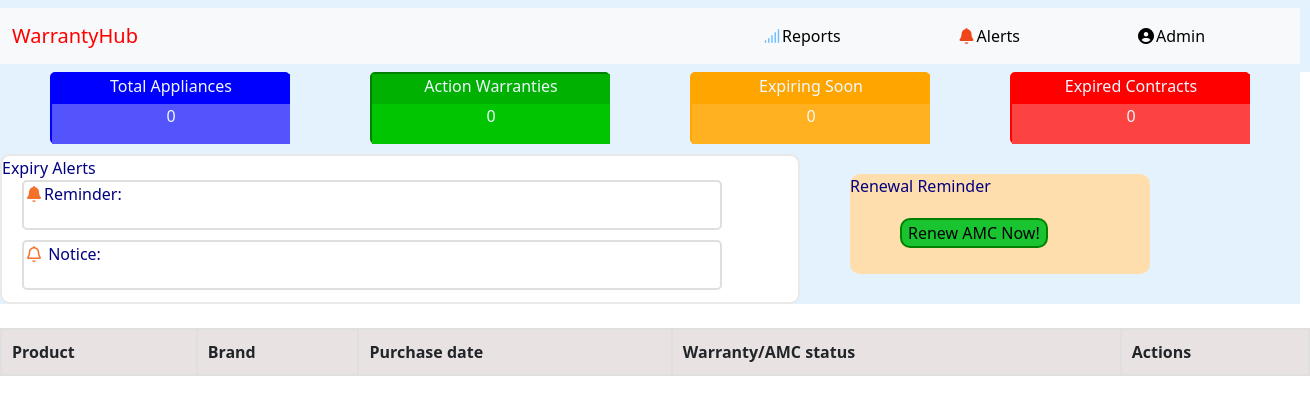
Page /users/main/ (signed in) on the earlier database version.
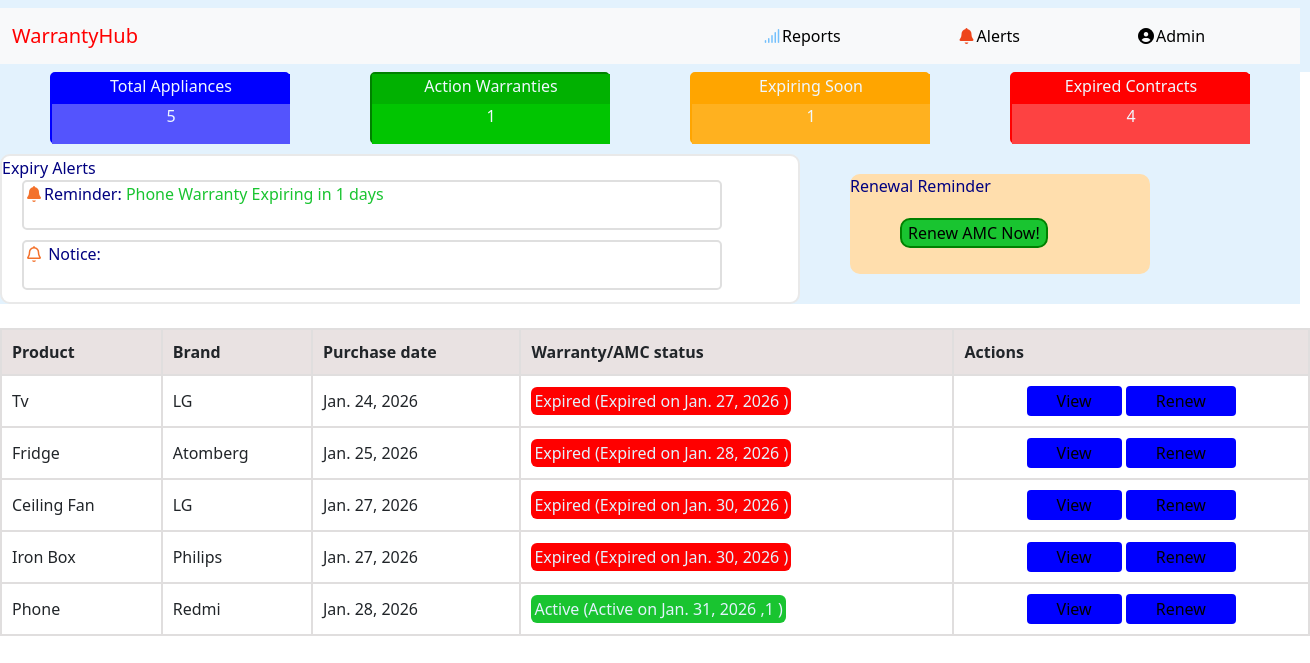
Same page on the later database version.
### apps/appliances/models.py (models this page shows)
class Appliance(models.Model):
    Product=models.CharField()
    Brand=models.CharField()
    Purchase_Date=models.DateField()

### apps/users/views.py (the view)
# urls.py: path('main/',views.main,name="main"),
@login_required
def main(request):
    app=Appliance.objects.order_by("Purchase_Date")
    total=app.count()
    today=date.today()
    ex=0
    ac=0
    soon=0
    for i in app:
            i.delta=i.Purchase_Date+timedelta(days=3)
            i.days=(today-i.Purchase_Date).days
            i.status='Expired' if i.days>=3 else "Active"
            i.time=(i.delta-today).days
            if i.days>=3:
                ex+=1
            else:
                ac+=1
            if i.time==1 :
                soon+=1
            i.ex_soon=f"{i.Product} Warranty Expiring in {i.time} days" if i.time==1 else ""
    return render(request,"main.html",{"app":app,'total':total,'ex':ex,'ac':ac,'soon':soon})

### apps/users/templates/main.html (shortened to what this page needs)
<!DOCTYPE html>
<html lang="en">
<head>
    {%load static%}
    <link rel="stylesheet" href="{% static 'all.css' %}">
  <link rel="stylesheet" href="https://cdnjs.cloudflare.com/ajax/libs/font-awesome/7.0.1/css/all.min.css" />
    <link href="https://cdn.jsdelivr.net/npm/bootstrap@5.3.8/dist/css/bootstrap.min.css" rel="stylesheet">
</head>
<body>
<nav class="navbar" data-bs-theme="light">
  <nav class="navbar navbar-expand-lg bg-body-tertiary" >
  <div class="container-fluid" style="width: 1300px;">
    <a class="navbar-brand" style="color: red; " >WarrantyHub</a>
    <div class="collapse navbar-collapse" id="navbarScroll">
      <ul class="navbar-nav me-auto my-2 my-lg-0 navbar-nav-scroll" style="--bs-scroll-height: 100px;">
        <li class="nav-item" style="position: relative; left: 600px; ">
          <a class="nav-link active" aria-current="page" href="" ><i class="fa-solid fa-signal" style="color: #74C0FC;"></i>Reports</a>
        </li>
        <li class="nav-item" style="position: relative; left: 700px; ">
          <a class="nav-link active" aria-current="page" href="" ><i class="fa-solid fa-bell" style="color: #ee451b;"></i>Alerts</a>
        </li>
        <li class="nav-item" style="position: relative; left: 800px; ">
          <a class="nav-link active" aria-current="page" href="/admin/" ><i class="fa-solid fa-circle-user"></i>Admin</a>
        </li>
      </ul>
    </div>
  </div>
</nav>
</nav>
<div class="main_div" >
<div  style="  border: 2px solid blue; width: 240px; border-radius: 5px; color: aliceblue; text-align: center;position: relative; left: 50px;">
<div style="background-color: blue;width: 238px; height: 30px;">Total Appliances </div><div style="background-color:rgb(84, 84, 253); width: 238px; height: 40px;">{{total}}</div>
</div>
<div style="border: 2px solid green; width: 240px; border-radius: 5px;  color: aliceblue; text-align: center; position: relative; left: 130px;">
<div style=" background-color:rgb(1, 177, 1); width: 238px; height: 30px;">Action Warranties</div><div style="background-color:rgb(1, 197, 1); width: 238px; height: 40px;">{{ac}}</div>
</div>
<div style="border: 2px solid orange; width: 240px; border-radius: 5px;  color: aliceblue; text-align: center; position: relative; left: 210px;">
<div style=" background-color: orange; width: 238px; height: 30px;">Expiring Soon </div><div style="background-color:rgb(255, 177, 31); width: 238px; height: 40px;">{{soon}}</div>
</div>
<div style="border: 2px solid red; width: 240px; border-radius: 5px;  color: aliceblue; text-align: center; position: relative; left: 290px;">
<div style=" background-color: red; width: 238px; height: 30px;">Expired Contracts </div><div style="background-color:rgb(253, 66, 66); width: 238px; height: 40px;">{{ex}}</div>
</div>
</div>
<br>
<div style="background-color: #e3f2fd; width: 1300px; height: 160px;">
<div class="alerts" style="border-radius: 10px; position: relative;top: 10px;border: 2px solid rgb(233, 233, 233);">
  <div style="display: block;">Expiry Alerts</div>
      <div style="background-color: white; width: 700px; height: 50px; border: 2px  solid rgb(223, 223, 223); border-radius: 5px; position: relative ; left: 20px;">  <i class="fa-solid fa-bell fa-bounce" style="color: #f3712b;"></i>Reminder:
    {%for i in app%}
    <span style="color: #19c430;">{{i.ex_soon}}</span>
    {%endfor%}</div>
       <div style="background-color: white; width: 700px; height: 50px; border: 2px  solid rgb(223, 223, 223); border-radius: 5px; position: relative ; left: 20px; top: 10px;"> <i class="fa-regular fa-bell" style="color: #f3712b;"></i> Notice:
  </div>
</div>
<div style="background-color: navajowhite; width: 300px; height: 100px; position: relative ; left: 850px; bottom: 120px; border-radius: 10px; color: navy;" >Renewal Reminder<br><button style="background-color: #19c430; border: 2px solid green; border-radius: 10px; position: relative;left: 50px;top: 20px;" >Renew AMC Now!</button></div>
</div><br>
<table>
<tr>
  <th>Product</th>
  <th>Brand</th>
  <th>Purchase date</th>
  <th>Warranty/AMC status</th>
  <th>Actions</th>
  </tr>
  {% for i in app%}
  <tr>
    <td>
            {{i.Product}}</td>
    <td>{{i.Brand}}</td>
    <td>{{i.Purchase_Date}}</td>
    {% if i.status == "Expired" %}
        <td style="text-align: left;"><mark style="background-color: red; border-radius: 6px; color: #e3f2fd;" >Expired (Expired on  {{ i.delta }}   ) </mark></td>
    {% else %}
        <td  style="text-align: left;"> <mark style="background-color: #19c430; border-radius: 6px; color: #e3f2fd;"  >Active (Active on {{ i.delta }} ,{{i.time}}  )         </mark></td>
    {% endif %}
    <td style="text-align: center; "><button style="background-color:blue; border-radius: 4px; border: 0px solid blue; padding:3px 30px;">View</button>   <button style="background-color: blue; border-radius: 4px; border: 0px solid blue;padding:3px 30px;">Renew</button> </td>
  </tr>
  {%endfor%}
</table>
</body>
</html>

### apps/users/static/all.css (style rules this page uses)
.navbar { background-color: #e3f2fd; }
.navbar-brand { color:red; font-size: 30px; }
.main_div { background-color: #e3f2fd; width: 1300px; height: 72px; display: inline-flex; }
table { border-collapse: collapse; width: 100%; }
table th, table td { border: 2px solid rgb(224, 222, 222); padding: 10px; text-align: left; }
th { background-color:rgba(219, 209, 209, 0.616); }
.alerts { background-color: white; width: 800px; height: 150px; border-radius: 20px; color: navy; }

Differences in the rows shown:
added Appliance: ex_soon "Phone Warranty Expiring in 1 days", Product "Phone", Brand "Redmi", Purchase_Date "Jan. 28, 2026", delta "Jan. 31, 2026", time "1"
added Appliance: Product "Tv", Brand "LG", Purchase_Date "Jan. 24, 2026", delta "Jan. 27, 2026"
added Appliance: Product "Fridge", Brand "Atomberg", Purchase_Date "Jan. 25, 2026", delta "Jan. 28, 2026"
added Appliance: Product "Ceiling Fan", Brand "LG", Purchase_Date "Jan. 27, 2026", delta "Jan. 30, 2026"
added Appliance: Product "Iron Box", Brand "Philips", Purchase_Date "Jan. 27, 2026", delta "Jan. 30, 2026"
Other differences:
{{ total }}: "0" → "5"
{{ ac }}: "0" → "1"
{{ soon }}: "0" → "1"
{{ ex }}: "0" → "4"
